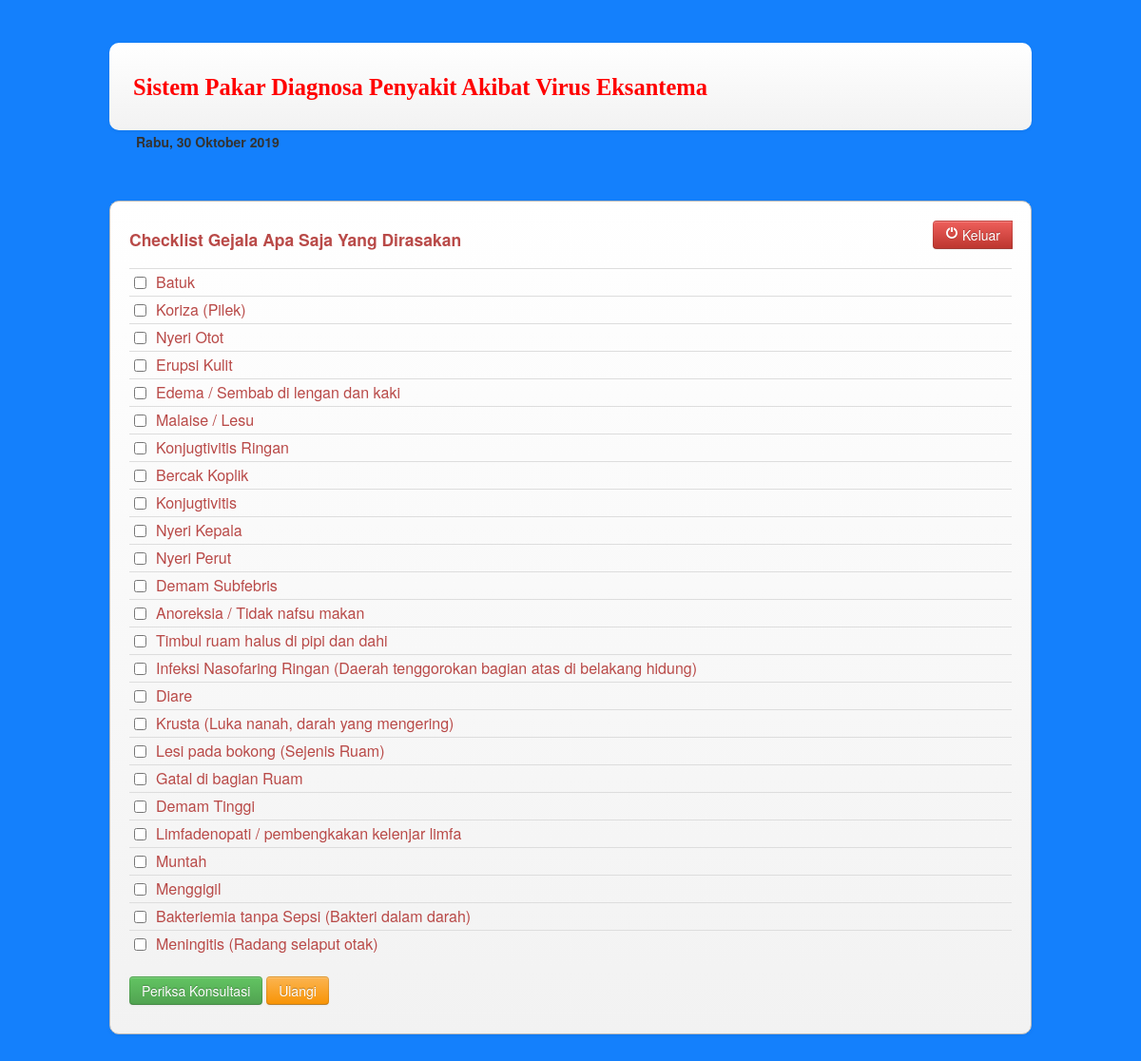
Screenshot of /konsultasi/konsultasi.form.php with the database file from the repository.
### tables this page shows
CREATE TABLE IF NOT EXISTS `gejala` (
  `id_gejala` int(3) NOT NULL AUTO_INCREMENT,
  `kode_gejala` varchar(10) NOT NULL,
  `nama_gejala` text NOT NULL,
  `bobot` int(3) NOT NULL,
  PRIMARY KEY (`id_gejala`),
  UNIQUE KEY `kode_gejala` (`kode_gejala`)
);

### konsultasi/konsultasi.form.php (the view, shortened to what this page needs)
<?php
	include_once 'header.php';
?>
<!DOCTYPE html>
<html lang="en">
<head>
	<link href="../css/bootstrap.min.css" rel="stylesheet" media="screen">
</head>
<body>
<div class="container">
        <div class="navbar-inner" style="border:1px solid #bbb; border-radius:10px; padding:10px 20px 10px 20px; margin-top:50px; margin-left:auto; margin-right:auto;">
			<div>
            	<div class="text-error input-prepend pull-left">
                	<h4>Checklist Gejala Apa Saja Yang Dirasakan</h4>
                </div>
                <div class="input-prepend pull-right">
                	<a href="../konsultasi/"><button class="btn btn-danger btn-medium" title="Keluar dan konsultasi sebagai User yang lain"><span class="icon-off icon-white"></span> Keluar</button></a>
                </div>
                <div style="margin-top:10px">
                    <form name="form1" method="post" action="">
                        <table class="table table-condensed table-hover">
                            <?php
                                $sg = mysql_query("select * from gejala");
                                while($dg = mysql_fetch_array($sg)){
                                    echo
                                    "<tr>
                                        <td class='text-center' width='2%'><input type='checkbox' name='item[]' id_gejala='item[]' value='$dg[id_gejala]'></td>
                                        <td class='text-left text-error' width='98%'>$dg[nama_gejala]</td>
                                    </tr>";
                                }
                            ?>
                        </table>
                        <div>
                            <input type="submit" class="btn btn-success" name="periksa" id="periksa" value="Periksa Konsultasi"> <input type="reset" class="btn btn-warning" value="Ulangi">
                        </div>
                    </form>
				</div>
			</div>
		</div>
</div>
<br><br><br><br>
</body>
</html>

### konsultasi/konsultasi.form.php (style rules this page uses)
body { background-image: url(../img/body.jpg); background-repeat: repeat; background-attachment: fixed; }

### rows the page displays
gejala: nama_gejala "Batuk"
gejala: nama_gejala "Koriza (Pilek)"
gejala: nama_gejala "Nyeri Otot"
gejala: nama_gejala "Erupsi Kulit"
gejala: nama_gejala "Edema / Sembab di lengan dan kaki"
gejala: nama_gejala "Malaise / Lesu"
gejala: nama_gejala "Konjugtivitis Ringan"
gejala: nama_gejala "Bercak Koplik"
gejala: nama_gejala "Konjugtivitis"
gejala: nama_gejala "Nyeri Kepala"
gejala: nama_gejala "Nyeri Perut"
gejala: nama_gejala "Demam Subfebris"
gejala: nama_gejala "Anoreksia / Tidak nafsu makan"
gejala: nama_gejala "Timbul ruam halus di pipi dan dahi"
gejala: nama_gejala "Infeksi Nasofaring Ringan (Daerah tenggorokan bagian atas di belakang hidung)"
gejala: nama_gejala "Diare"
gejala: nama_gejala "Krusta (Luka nanah, darah yang mengering)"
gejala: nama_gejala "Lesi pada bokong (Sejenis Ruam)"
gejala: nama_gejala "Gatal di bagian Ruam"
gejala: nama_gejala "Demam Tinggi"
gejala: nama_gejala "Limfadenopati / pembengkakan kelenjar limfa"
gejala: nama_gejala "Muntah"
gejala: nama_gejala "Menggigil"
gejala: nama_gejala "Bakteriemia tanpa Sepsi (Bakteri dalam darah)"
gejala: nama_gejala "Meningitis (Radang selaput otak)"
